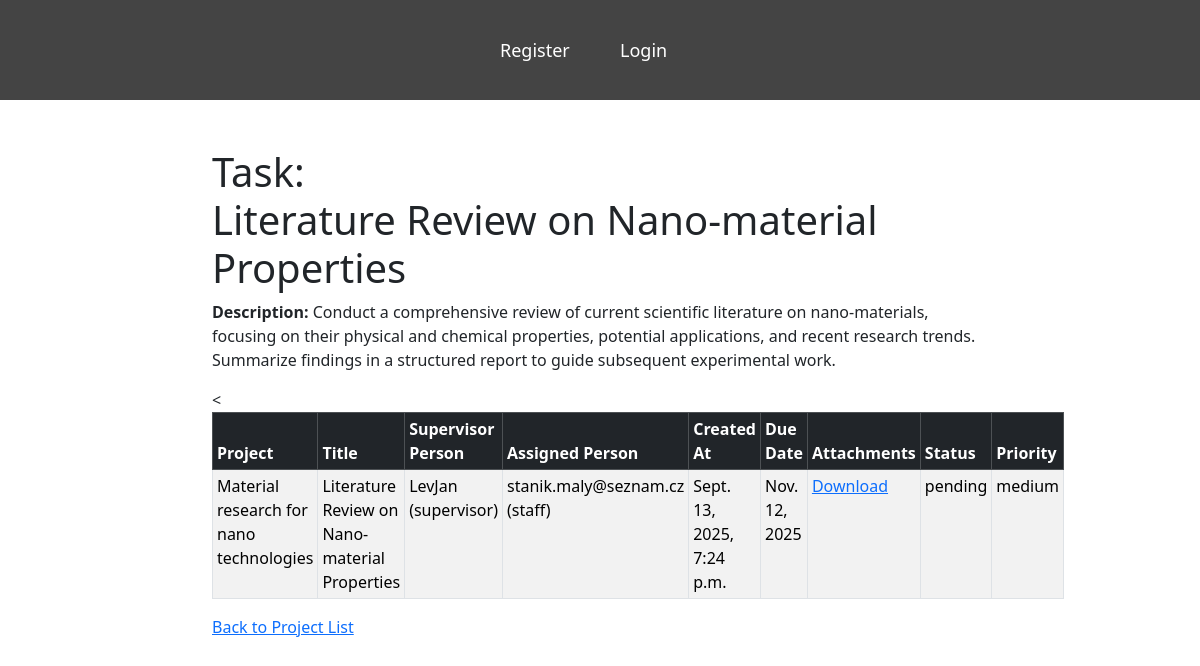
The app's page /tasks/2/ with its own data.
### tasks/models.py (models this page shows, shortened)
class Task(models.Model):
    STATUS_CHOICES = [
        ('pending', 'Pending'),
        ('in_progress', 'In Progress'),
        ('on_hold', 'On Hold'),
        ('review', 'In Review'),
        ('completed', 'Completed'),
        ('cancelled', 'Cancelled'),
    ]
    PRIORITY_CHOICES = [
        ('low', 'Low'),
        ('medium', 'Medium'),
        ('high', 'High'),
        ('critical', 'Critical'),
    ]
    project = models.ForeignKey('projects.Project', on_delete=models.CASCADE, related_name='tasks')
    title = models.CharField(max_length=200)
    description = models.TextField( null=True, blank=True)
    supervisor_person = models.ForeignKey(settings.AUTH_USER_MODEL, on_delete=models.SET_NULL, null=True, related_name='supervised_tasks')
    assigned_person = models.ForeignKey(settings.AUTH_USER_MODEL, on_delete=models.SET_NULL, null=True, related_name='assigned_tasks')
    created_at = models.DateTimeField(auto_now_add=True)
    due_date = models.DateField( null=True, blank=True)
    attachment = models.FileField(upload_to='task_attachments/', null=True, blank=True)
    status = models.CharField(max_length=20, choices=STATUS_CHOICES, default='pending')
    priority = models.CharField(max_length=10, choices=PRIORITY_CHOICES, default='medium')
    last_updated = models.DateTimeField(auto_now=True)

### projects/models.py (models this page shows, shortened)
class Project(models.Model):
    STATUS_CHOICES = [
        ('planned', 'Planned'),
        ('in_progress', 'In Progress'),
        ('completed', 'Completed'),
    ]
    name = models.CharField(max_length=100)
    description = models.TextField()
    start_date = models.DateField()
    end_date = models.DateField(null=True, blank=True)
    status = models.CharField(max_length=50, choices=STATUS_CHOICES, default='planned')
    assigned_to = models.ForeignKey(settings.AUTH_USER_MODEL, on_delete=models.SET_NULL, null=True, blank=True, related_name="projects")
    def __str__(self):
        return self.name

### users/models.py (models this page shows)
class CustomUser(AbstractUser):
    ROLE_CHOICES = [
        ('admin', 'Admin'),
        ('supervisor', 'Project Supervisor'),
        ('staff', 'Staff'),
    ]
    role = models.CharField(max_length=20, choices=ROLE_CHOICES, default='staff')
    def __str__(self):
        return f"{self.username} ({self.role})"

### tasks/views.py (the view)
# urls.py: path('<int:task_id>/', views.get_task_detail, name='task_detail'),
def get_task_detail(request, task_id):
    task = Task.objects.get(id=task_id)
    return render(request, 'tasks/task_detail.html', {'task': task})

### tasks/templates/tasks/task_detail.html
{% extends "base.html" %}
{% block content %}
<h1>Task: <br>{{ task.title }}</h1>
<p><strong>Description:</strong> {{ task.description }}</p>
<table class="table table-bordered table-striped table-hover w-100 table-sm">
    <thead class="table-dark">
        <tr>
            <th>Project</th>
            <th>Title</th>
            <th>Supervisor Person</th>
            <th>Assigned Person</th>
            <th>Created At</th>
            <th>Due Date</th>
            <th>Attachments</th>
            <th>Status</th>
            <th>Priority</th>
        </tr>
    </thead>
    <tbody>
        <tr>
            <td>{{ task.project }}</td>
            <td>{{ task.title }}</td>            <
            <td>{{ task.supervisor_person }}</td>
            <td>{{ task.assigned_person }}</td>
            <td>{{ task.created_at }}</td>
            <td>{{ task.due_date }}</td>
            <td>
                {% if task.attachment %}
                    <a href="{{ task.attachment.url }}">Download</a>
                {% else %}
                    No attachment
                {% endif %}
            </td>
            <td>{{ task.status }}</td>
            <td>{{ task.priority }}</td>
        </tr>
    </tbody>
</table>
<a href="{% url 'project_search' %}">Back to Project List</a>
{% endblock %}

### _static/styles.css (style rules this page uses)
body { box-sizing: border-box; margin: 0; font-family: Poppins, Helvetica, sans-serif; background: #fafafa; }

### records on screen
Task: title "Literature Review on Nano-material Properties", description "Conduct a comprehensive review of current scientific literature on nano-materials, focusing on their physical and chemical properties, potential applications, and recent research trends. Summarize findings in a structured report to guide subsequent experimental work.", project "Material research for nano technologies", supervisor_person "LevJan (supervisor)", assigned_person "stanik.maly@seznam.cz (staff)", created_at "Sept. 13, 2025, 7:24 p.m.", due_date "Nov. 12, 2025", status "pending", priority "medium"
